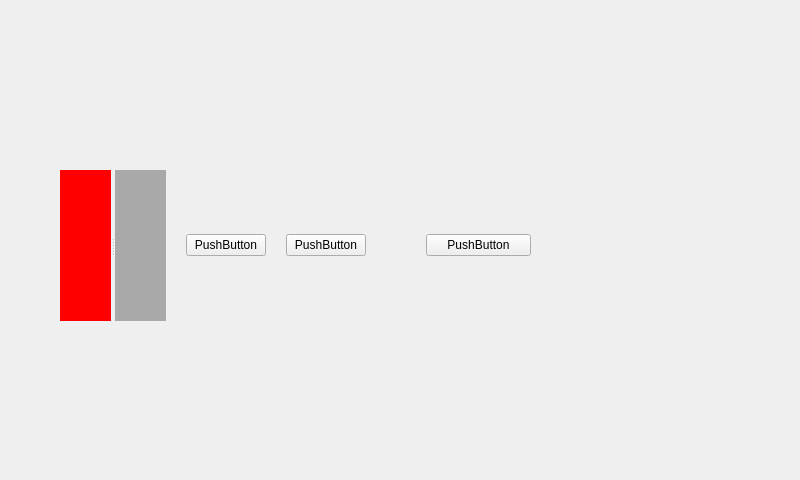
<?xml version="1.0" encoding="UTF-8"?>
<ui version="4.0">
 <class>Widget</class>
 <widget class="QWidget" name="Widget">
  <property name="geometry">
   <rect>
    <x>0</x>
    <y>0</y>
    <width>800</width>
    <height>480</height>
   </rect>
  </property>
  <property name="windowTitle">
   <string>Widget</string>
  </property>
  <widget class="QWidget" name="layoutWidget">
   <property name="geometry">
    <rect>
     <x>10</x>
     <y>120</y>
     <width>611</width>
     <height>251</height>
    </rect>
   </property>
   <layout class="QHBoxLayout" name="horizontalLayout" stretch="2,1,1,0,2,0">
    <property name="spacing">
     <number>20</number>
    </property>
    <property name="leftMargin">
     <number>50</number>
    </property>
    <property name="topMargin">
     <number>50</number>
    </property>
    <property name="rightMargin">
     <number>50</number>
    </property>
    <property name="bottomMargin">
     <number>50</number>
    </property>
    <item>
     <widget class="QSplitter" name="splitter">
      <property name="orientation">
       <enum>Qt::Horizontal</enum>
      </property>
      <widget class="QWidget" name="widget" native="true">
       <property name="styleSheet">
        <string notr="true">QWidget{
		background-color: red;
}</string>
       </property>
      </widget>
      <widget class="QWidget" name="widget_2" native="true">
       <property name="styleSheet">
        <string notr="true">QWidget{
		background-color: darkgray;
}</string>
       </property>
      </widget>
     </widget>
    </item>
    <item>
     <widget class="QPushButton" name="pushButton">
      <property name="text">
       <string>PushButton</string>
      </property>
     </widget>
    </item>
    <item>
     <widget class="QPushButton" name="pushButton_3">
      <property name="text">
       <string>PushButton</string>
      </property>
     </widget>
    </item>
    <item>
     <spacer name="horizontalSpacer_2">
      <property name="orientation">
       <enum>Qt::Horizontal</enum>
      </property>
      <property name="sizeHint" stdset="0">
       <size>
        <width>40</width>
        <height>20</height>
       </size>
      </property>
     </spacer>
    </item>
    <item>
     <widget class="QPushButton" name="pushButton_2">
      <property name="text">
       <string>PushButton</string>
      </property>
     </widget>
    </item>
    <item>
     <spacer name="horizontalSpacer">
      <property name="orientation">
       <enum>Qt::Horizontal</enum>
      </property>
      <property name="sizeHint" stdset="0">
       <size>
        <width>40</width>
        <height>20</height>
       </size>
      </property>
     </spacer>
    </item>
   </layout>
  </widget>
 </widget>
 <resources/>
 <connections/>
</ui>
